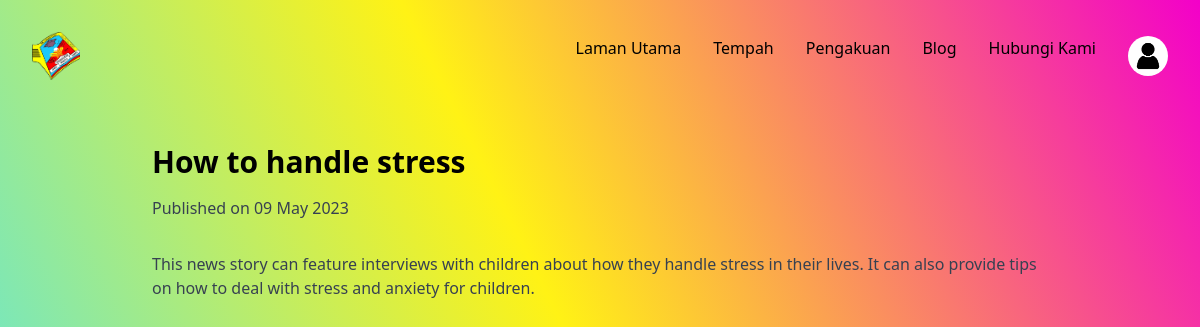
Page /blog_post.php?id=40 on the committed database.
### tables this page shows
CREATE TABLE `blog_posts` (
  `id` int UNSIGNED NOT NULL,
  `post_title` varchar(255) NOT NULL,
  `post_content` longtext NOT NULL,
  `date_published` datetime DEFAULT CURRENT_TIMESTAMP,
  `post_image` varchar(255) NOT NULL
);

### blog_post.php (the view, shortened to what this page needs)
<?php
include('Components/db/db_connection.php');
$post_id = $_GET['id'];
$query = "SELECT * FROM blog_posts WHERE id = $post_id LIMIT 1";
$result = mysqli_query($connection, $query);
$row = mysqli_fetch_assoc($result);
$post_title = $row['post_title'];
$post_content = $row['post_content'];
$date_published = date('d M Y', strtotime($row['date_published']));
include('Components/header.php');
include('Components/navbar.php');
?>
<div class="my-8 mx-auto max-w-4xl">
    <div>
        <h2 class="text-3xl font-bold mb-4"><?php echo $post_title; ?></h2>
        <p class="text-gray-700">Published on <?php echo $date_published; ?></p>
    </div>
    <div class="mt-8">
        <p class="text-gray-700"><?php echo $post_content; ?></p>
    </div>
</div>

### components/css/style.css (style rules this page uses)
body { min-height: 100vh; background: linear-gradient(243.47deg, #f300c9 0%, #fff215 50%, #46e3fb 100%); background-repeat: no-repeat; background-size: cover; box-shadow: 0px 4px 4px rgba(0, 0, 0, 0.25); }

### rows in the picture
blog_posts: post_title "How to handle stress", date_published "09 May 2023", post_content "This news story can feature interviews with children about how they handle stress in their lives. It can also provide tips on how to deal with stress and anxiety for children."
